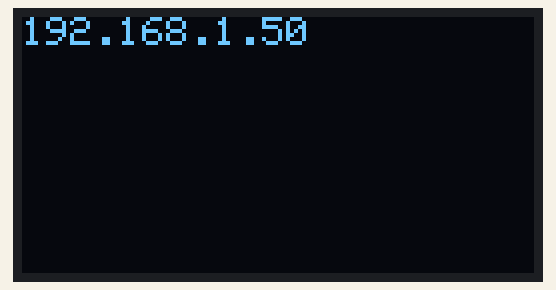
Recording of a sketch running on a simulated ESP8266 (NodeMCU). On the bench: 128×64 one-colour display. WiFi joins after 1.5 s; servers stay silent unless stated.

Above: at 2.1 s.

The sketch:

EDO.ino
```cpp
#include <Wire.h>
#include <Adafruit_GFX.h>
#include <Adafruit_SSD1306.h>
#include <ESP8266WiFi.h>

#define OLED_RESET 4
Adafruit_SSD1306 display(OLED_RESET);

char* ssid = "SSID";
char* password = "pass";

#define OLED_SDA 2
#define OLED_SCL 0

WiFiServer server(80);

void setup() {
  WiFi.begin(ssid, password);
  while (WiFi.status() != WL_CONNECTED) {
    delay(1000);
  }
  server.begin();
  Wire.begin(0,2);
  display.begin(SSD1306_SWITCHCAPVCC, 0x3C);
  display.clearDisplay();
  display.display();
  display.setTextSize(1);
  display.setCursor(0,0);
  display.setTextColor(WHITE);
  display.println(WiFi.localIP().toString());
  display.display();
  delay(5000);
  display.clearDisplay();
  display.display();
}

void loop() {
  // Check for incoming connections
  WiFiClient client = server.available();
  if(client){
  while (client){
    // Print the client's IP address
    // Read the data
    String data = client.readStringUntil('_');
    if(data != ""){
    client.println("received data: "+data);
    client.print("> ");
    display.clearDisplay();
    display.setTextSize(1);
    display.setCursor(0,0);
    display.setTextColor(WHITE);
    display.print(data);
    display.display();
    }}
   client.stop();
    }}
```

Measured:
- what the display in image 0 shows lasts 5.0 s, from 2.1 s to 7.1 s
